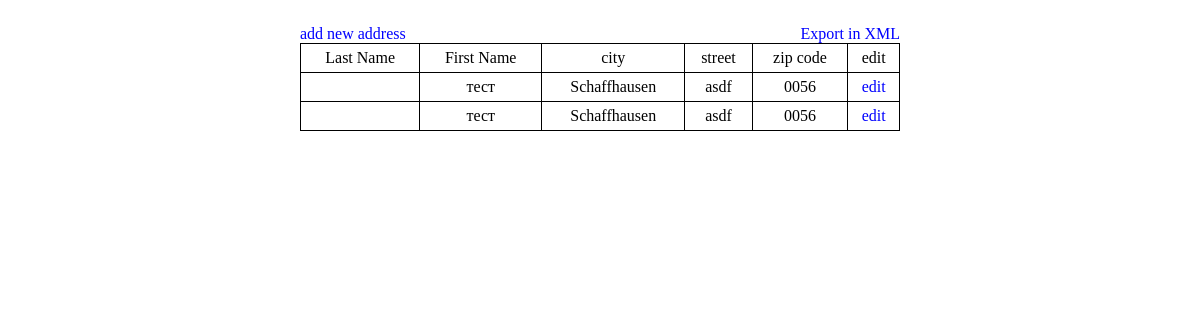
Before: / with the older database file.
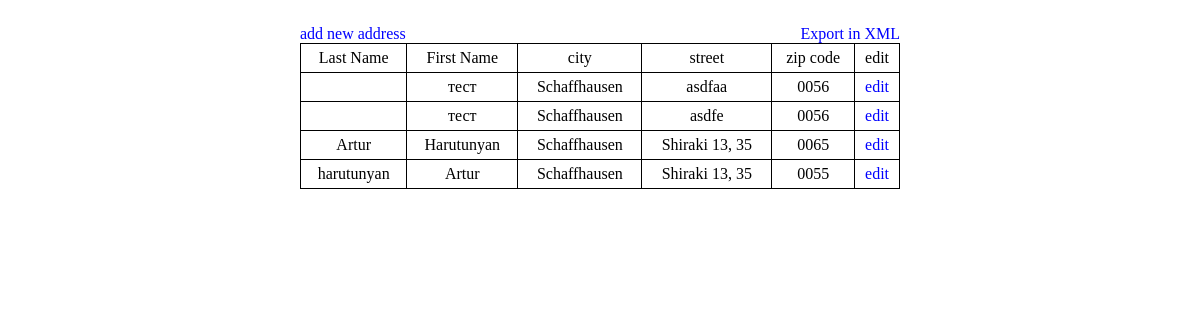
After: the same page with the newer database file.
### tables this page shows
CREATE TABLE `addresbook` (
  `id` int(250) NOT NULL,
  `name` varchar(250) NOT NULL,
  `firstName` varchar(250) NOT NULL,
  `city` int(50) NOT NULL,
  `street` varchar(250) NOT NULL,
  `zipCode` varchar(50) NOT NULL,
  `deleted` int(1) NOT NULL DEFAULT '0'
);

CREATE TABLE `cities` (
  `id` int(250) NOT NULL,
  `name` varchar(250) NOT NULL
);

### classes/Kernel.class.php (called while the page is built, shortened)
<?php
class Kernel{
  static $thisPage = 'edititem';
  static function dispatch(){
    include BASE_ROUTH."/classes/Address.class.php";
    $Address = new Address(self::$thisPage);
    if (!$Address->prepare()) {
      header("Location: ?page=edititem");
    }
    include "./views/index.php";
    $Address->Show();
    include "./views/footer.php";
  }
} ?>

### index.php (called while the page is built, shortened)
<?php
include './classes/Kernel.class.php';
Kernel::dispatch();
?>

### classes/Address.class.php (the view, shortened to what this page needs)
<?php
class Address{
  protected $page = 'edititem';
  protected $pdo;
  protected $pagedata = array();
  public function __construct($page){
	global $pdo;
	$this->pdo = &$pdo;
	$this->page=$page;
  }
  public function prepare(){
	switch($this->page){
	  case 'edititem': return $this->PrepareEditItemContent();break;
	}
	return true;
  }
  public function Show(){
	switch($this->page){
	  case 'edititem': return $this->ShowEditItemContent();break;
	}
  }
  private function ShowEditItemContent(){
	?>
	  <a href="?page=add" id="addNewAddress">add new address</a>
	  <a href="/case1/exportXML.php" download id="exportInXML">Export in XML</a>
	  <table>
		<thead>
		  <tr>
			<td>Last Name</td>
			<td>First Name</td>
			<td>city</td>
			<td>street</td>
			<td>zip code</td>
			<td>edit</td>
		  </tr>
		</thead>
		<tbody>
		  <?php
		  foreach ($this->pagedata as $key => $value) {
			?>
			  <tr>
				<td><?=$value['name']?></td>
				<td><?=$value['firstName']?></td>
				<td><?=$value['cityName']?></td>
				<td><?=$value['street']?></td>
				<td><?=$value['zipCode']?></td>
				<td><a href="?page=edit&id=<?=$value['id']?>">edit</a></td>
			  </tr>
			<?php
		  } ?>
		</tbody>
	  </table>
	<?php
  }
	  ?>
	<?php
  private function PrepareEditItemContent(){
	$sql = "SELECT `addresbook`.*,`cities`.`name` as `cityName` FROM `addresbook`
			INNER JOIN `cities` ON `addresbook`.`city`=`cities`.`id`
			WHERE `deleted` = 0";
	$res = $this->pdo->query($sql);
	$this->pagedata = $res->fetchAll();
	return true;
  }
}
?>

### views/index.php (shortened to what this page needs)
<html>
<head>
	<link rel="stylesheet" href="/case1/assets/css/style.css">
</head>
<body>
	<div class="container">

### views/footer.php
</div>
</body>

### assets/css/style.css (style rules this page uses)
* { margin: 0px; padding: 0px; }
a { color:blue; text-decoration: none; }
table { border-collapse: collapse; width: 100%; }
td { border: 1px solid ; text-align: center; padding: 5px; }
.container { margin: 25px auto; width: 50%; }
#addNewAddress { float: left; }
#exportInXML { float: right; }

Changed rows visible on the page:
changed addresbook: street "asdf" → "asdfaa"
changed addresbook: street "asdf" → "asdfe"
added addresbook: name "Artur", firstName "Harutunyan", city.name "Schaffhausen", street "Shiraki 13, 35", zipCode "0065"
added addresbook: name "harutunyan", firstName "Artur", city.name "Schaffhausen", street "Shiraki 13, 35", zipCode "0055"
